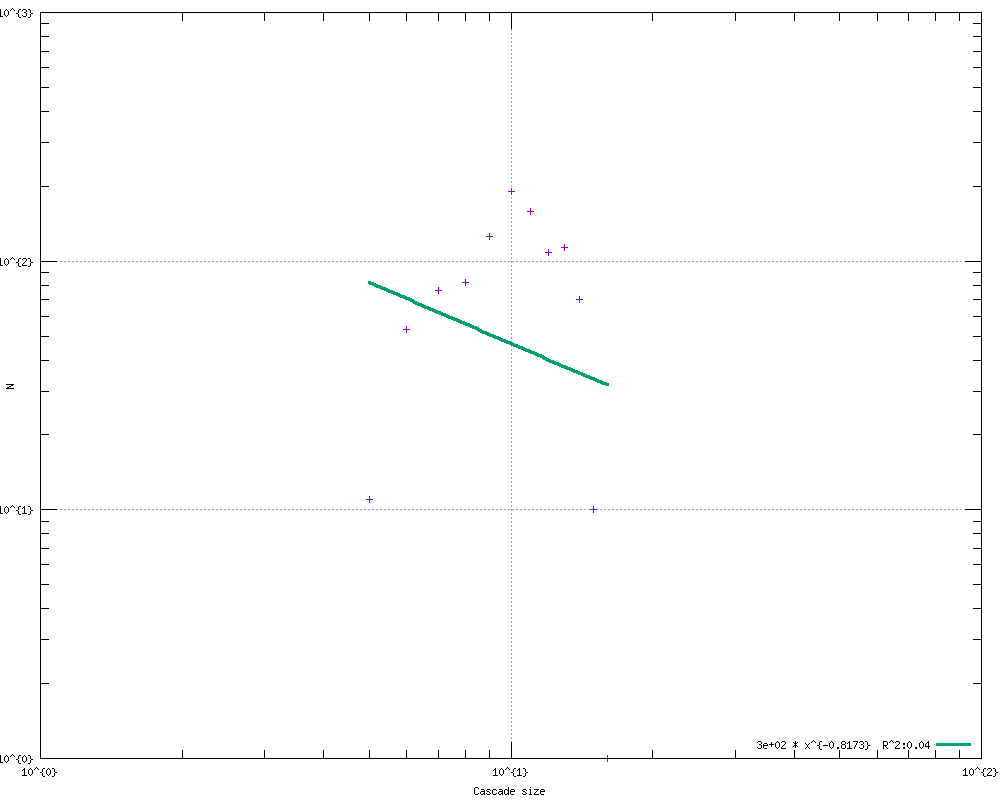

gnuplot code for this plot:
#
#  (Mon Jun 26 14:41:53 2017)
#

set key bottom right
set logscale xy 10
set format x "10^{%L}"
set mxtics 10
set format y "10^{%L}"
set mytics 10
set grid
set xlabel "Cascade size"
set ylabel "N"
set tics scale 2
set yrange[1.000000:]
set terminal png small size 1000,800
set output 'forest-fire-cascades-cascsz.png'
plot 	"forest-fire-cascades-cascsz.tab" using 1:2 title "" with points ,\
	f1(x)=306.374860*x**-0.817291, f1(x) title "3e+02 * x^{-0.8173}  R^2:0.04" with lines linewidth 3
